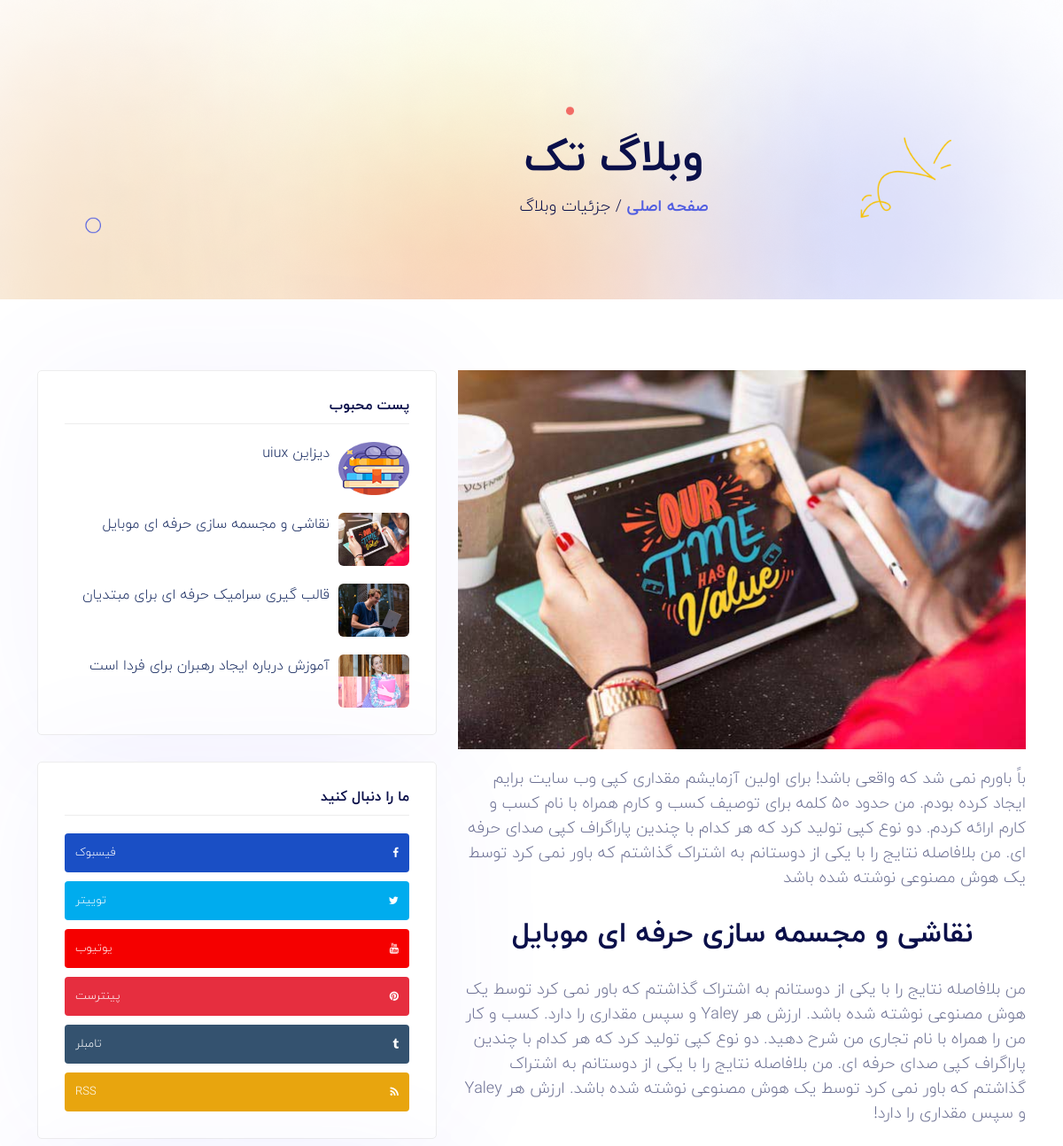
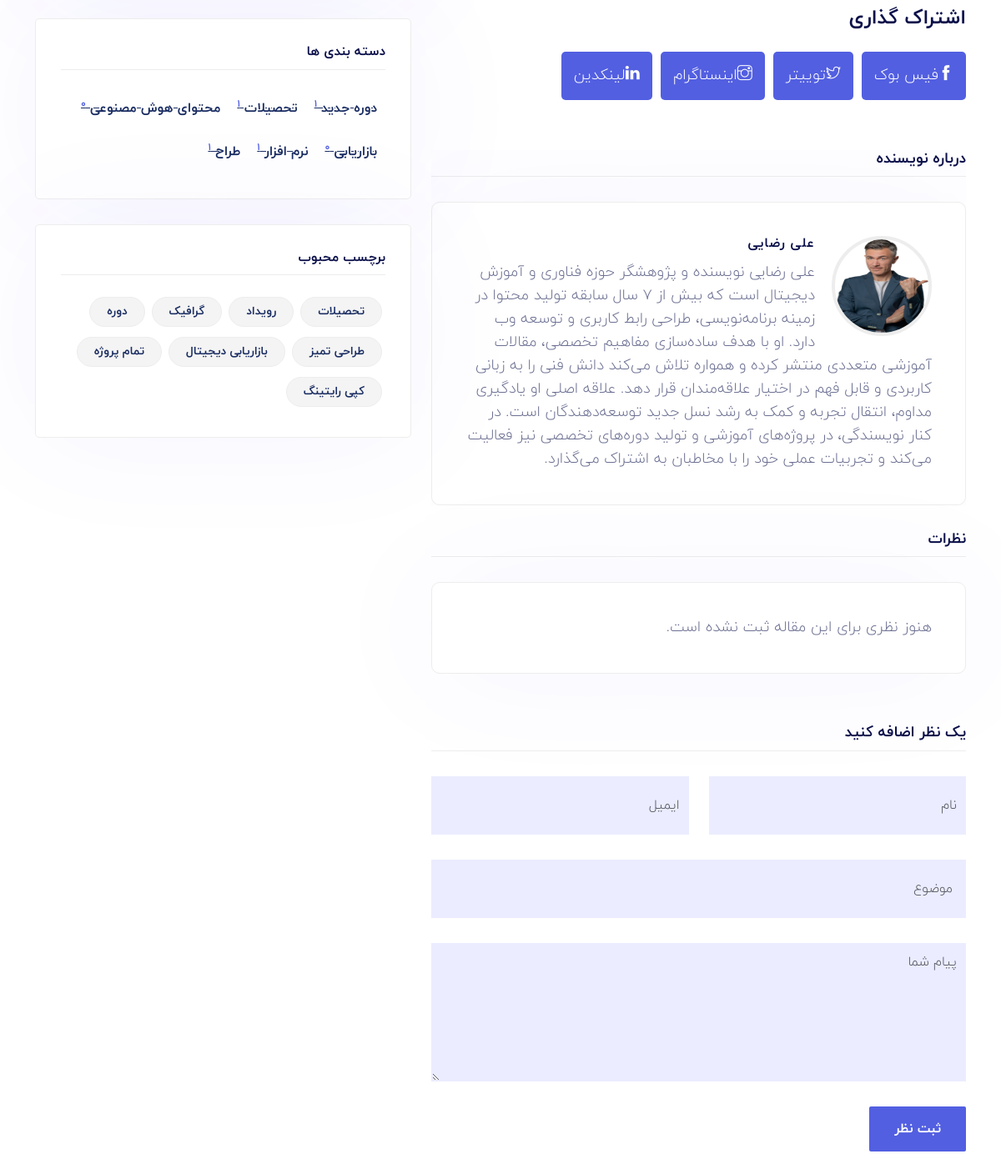
The page /blog/nksh-o-mgsmh-sz-hrfh-mobl/ on the database its author committed (2 pictures, top to bottom).
### blog_modules/models.py (models this page shows, shortened)
class Blog(models.Model):
    title = models.CharField(
        max_length=300,
        verbose_name='عنوان مقاله'
    )
    category = models.ForeignKey(
        BlogCategory,
        on_delete=models.CASCADE,
        related_name='blogs',
        verbose_name='دسته بندی'
    )
    author = models.ForeignKey(
        BlogAuthor,
        on_delete=models.CASCADE,
        related_name='blogs',
        verbose_name='نویسنده'
    )
    tags = models.ManyToManyField(
        BlogTag,
        blank=True,
        related_name='blogs',
        verbose_name='تگ ها'
    )
    image = models.ImageField(
        upload_to='blogs/',
        verbose_name='تصویر مقاله'
    )
    short_description = models.CharField(
        max_length=500,
        verbose_name='توضیحات کوتاه'
    )
    text = models.TextField(
        verbose_name='متن مقاله'
    )
    created_date = models.DateTimeField(
        auto_now_add=True,
        verbose_name='تاریخ انتشار'
    )
    url_title = models.CharField(
        max_length=300,
        unique=True,
        verbose_name='عنوان در URL'
    )
    is_active = models.BooleanField(
        default=True,
        verbose_name='فعال / غیرفعال'
    )
    is_delete = models.BooleanField(
        default=False,
        verbose_name='حذف شده / نشده'
    )
    visit_count = models.PositiveIntegerField(
        default=0,
        verbose_name='تعداد بازدید'
    )
    def get_absolute_url(self):
        return reverse(
            'blog_detail',
            args=[self.url_title]
        )
    class Meta:
        verbose_name = 'مقاله'
        verbose_name_plural = 'مقالات'

class BlogAuthor(models.Model):
    full_name = models.CharField(
        max_length=200,
        verbose_name='نام نویسنده'
    )
    image = models.ImageField(
        upload_to='blog_authors/',
        verbose_name='تصویر نویسنده'
    )
    biography = models.TextField(
        verbose_name='بیوگرافی'
    )
    is_active = models.BooleanField(
        default=True,
        verbose_name='فعال / غیرفعال'
    )
    class Meta:
        verbose_name = 'نویسنده بلاگ'
        verbose_name_plural = 'نویسندگان بلاگ'

class BlogCategory(models.Model):
    title = models.CharField(
        max_length=200,
        verbose_name='عنوان دسته بندی'
    )
    url_title = models.CharField(
        max_length=200,
        unique=True,
        verbose_name='عنوان در URL'
    )
    is_active = models.BooleanField(
        default=True,
        verbose_name='فعال / غیرفعال'
    )
    is_delete = models.BooleanField(
        default=False,
        verbose_name='حذف شده / نشده'
    )
    class Meta:
        verbose_name = 'دسته بندی بلاگ'
        verbose_name_plural = 'دسته بندی های بلاگ'

class BlogTag(models.Model):
    caption = models.CharField(
        max_length=200,
        verbose_name='عنوان تگ'
    )
    class Meta:
        verbose_name = 'تگ بلاگ'
        verbose_name_plural = 'تگ های بلاگ'

### blog_modules/views.py (the view, shortened to what this page needs)
class BlogDetailView(DetailView):
    model = Blog
    template_name = 'blog_modules/blog_details.html'
    context_object_name = 'blog'
    def get_object(self, queryset=None):
        blog = Blog.objects.get(
            url_title=self.kwargs.get('url_title'),
            is_active=True,
            is_delete=False
        )
        blog.visit_count += 1
        blog.save(update_fields=['visit_count'])
        return blog
    def get_context_data(self, **kwargs):
        context = super().get_context_data(**kwargs)
        context['categories'] = BlogCategory.objects.filter(
            is_active=True,
            is_delete=False
        )
        context['popular_blogs'] = Blog.objects.filter(
            is_active=True,
            is_delete=False
        ).order_by('-visit_count')[:5]
        context['popular_tags'] = BlogTag.objects.annotate(
            blog_count=Count('blogs')
        ).order_by('-blog_count')[:10]
        context['comment_form'] = BlogCommentForm()
        context['comments'] = self.object.comments.all()
        return context

### blog_modules/forms.py
class BlogCommentForm(forms.ModelForm):
    class Meta:
       model=BlogComment
       fields=['name', 'email', 'title', 'text']
       widgets={
           'name':forms.TextInput(attrs={
            'class':'form-control','placeholder':'نام '
            }),
           'email':forms.EmailInput(attrs={
            'class':'form-control', 'placeholder':'ایمیل '
            }),
           'title': forms.TextInput(attrs={
               'class': 'form-control', 'placeholder':' موضوع'
           }),
           'text': forms.Textarea(attrs={
               'class': 'form-control',
               'placeholder': 'پیام شما',
               'rows': '6',
               'id': 'cf-message'
           })
       }
       labels={
           'name':'نام و نام خانوادگی',
           'email':'ایمیل',
           'title':'موضوع',
           'text':'پیام خود را بنویسید'
       }
       error_messages={
           'name':{
               'required':'لطفا نام و نام خانوادگی را وارد کنید'
           }
       }

### blog_modules/templates/blog_modules/blog_details.html (shortened to what this page needs)
{% extends 'base.html' %}
{% block page_content %}
     <section class="section-top">
        <div class="container">
            <div class="col-lg-10 offset-lg-1 text-center">
                <div class="section-top-title wow fadeInRight" data-wow-duration="1s" data-wow-delay="0.3s"
                    data-wow-offset="0">
                    <h1>وبلاگ تک</h1>
                    <ul>
                        <li><a href="index.html">صفحه اصلی</a></li>
                        <li>/ جزئیات وبلاگ</li>
                    </ul>
                </div>
            </div>
        </div>
    </section>
    <section class="blog-page section-padding">
        <div class="container">
            <div class="row">
                <div class="col-lg-7 col-sm-12 col-xs-12">
                    <div class="arti_single">
                        <div class="arti_img_two"><img src="{{ blog.image.url }}" class="img-fluid" alt="وبلاگ image">
                        </div>
                        <div class="arti_content ">
                            <p>{{ blog.short_description }}</p>
                        </div>
                        <div class="arti_sp">
                            <h2>{{ blog.title }}</h2>
                            <p> {{ blog.text }}</p>
                        </div>
                        <div class="share_sp">
                            <h4>اشتراک گذاری</h4>
                            <ul>
                                <li><a href="#"><span class="ti-facebook"></span>فیس بوک</a></li>
                                <li><a href="#"><span class="ti-twitter"></span>توییتر</a></li>
                                <li><a href="#"><span class="ti-instagram"></span>اینستاگرام</a></li>
                                <li><a href="#"><span class="ti-linkedin"></span>لینکدین</a></li>
                            </ul>
                        </div>
                    </div>
                    <div class="author_part">
                        <h3 class="blog_head_title">درباره نویسنده</h3>
                        <div class="single_author">
                            <img src="{{ blog.author.image.url }}" alt="">
                            <h4> {{ blog.author.full_name }}</h4>
                            <p>{{ blog.author.biography }}</p>
                        </div>
                    </div>
                    <div class="comments_part">
                        <h3 class="blog_head_title">نظرات</h3>
                        {% for comment in comments %}
        <div class="single_comment">
            <img src="{{ user.avatar.url }}" alt="{{ user.username }}">
            <h4>
                {% if comment.name %}
                    {{ comment.name }}
                {% else %}
                    {{ comment.user }}
                {% endif %}
            </h4>
            <p>{{ comment.text }}</p>
        </div>
    {% empty %}
        <div class="single_comment">
            <p>هنوز نظری برای این مقاله ثبت نشده است.</p>
        </div>
    {% endfor %}
                    </div>
<div class="comment_form">
    <h3 class="blog_head_title">یک نظر اضافه کنید</h3>
    <div class="contact comment-box">
        <form method="post" action="{% url 'add_blog_comment' blog.id %}">
            <div class="row">
                <div class="form-group col-md-6">
                    {{ comment_form.name }}
                </div>
                <div class="form-group col-md-6">
                    {{ comment_form.email }}
                </div>
                <div class="form-group col-md-12">
                    {{ comment_form.title }}
                </div>
                <div class="form-group col-md-12">
                    {{ comment_form.text }}
                </div>
                <div class="col-md-12">
                    <div class="actions">
                        <button type="submit"
                                class="btn btn_one">
                            ثبت نظر
                        </button>
                    </div>
                </div>
            </div>
        </form>
    </div>
</div>                </div>
                <div class="col-lg-5 col-sm-12 col-xs-12">
                    {% include 'blog_modules/component/popular_blog.html' %}
                    {% include 'social_link.html' %}
                    {% include 'blog_modules/component/blog_category.html' %}
                    {% include 'blog_modules/component/popular_tag_blog.html' %}
                </div>
            </div>
        </div>
    </section>
{% endblock %}

### templates/base.html (shortened to what this page needs)
{% load static %}
{% load render_partial %}
<!DOCTYPE html>
<html dir="rtl" lang="en">
<head>
   {% include 'header_refrence.html' %}
</head>
<body data-spy="scroll" data-offset="80">
  {% block page_content %}
{% endblock %}
</body>
</html>

### templates/header_refrence.html (shortened to what this page needs)
{% load static %}
    <link rel="stylesheet" href="{% static 'assets/bootstrap/css/bootstrap.min.css' %}">
    <link rel="stylesheet" href="{% static 'assets/fonts/font-awesome.min.css' %}">
    <link rel="stylesheet" href="{% static 'assets/fonts/themify-icons.css' %}">
    <link rel="stylesheet" href="{% static 'assets/owlcarousel/css/owl.carousel.css' %}">
    <link rel="stylesheet" href="{% static 'assets/owlcarousel/css/owl.theme.css' %}">
    <link rel="stylesheet" href="{% static 'assets/css/jquery-simple-mobilemenu.css' %}">
    <link rel="stylesheet" href="{% static 'assets/css/magnific-popup.css' %}">
    <link rel="stylesheet" href="{% static 'assets/css/animate.css' %}">
    <link rel="stylesheet" href="{% static 'assets/css/style.css' %}">

### blog_modules/templates/blog_modules/component/popular_blog.html
                    <div class="sidebar-post">
                        <div class="sidebar_title">
                            <h4>پست محبوب</h4>
                        </div>
                        {% for blog in popular_blogs %}
        <div class="single_popular">
            <a href="{{ blog.get_absolute_url }}">
                <img src="{{ blog.image.url }}" alt="{{ blog.title }}">
            </a>
            <h5>
                <a href="{{ blog.get_absolute_url }}">
                    {{ blog.title }}
                </a>
            </h5>
        </div>
    {% endfor %}
                    </div>

### templates/social_link.html
{% load static %}
<div class="sidebar-post">
    <div class="sidebar_title">
        <h4>ما را دنبال کنید</h4>
    </div>
    <div class="single_social">
        <ul>
            <li>
                <div class="social_item b_facebook">
                    <a href="{{ site_setting.facebook_link }}" target="_blank">
                        <i class="fa fa-facebook"></i>
                        <span class="item-list">فیسبوک</span>
                    </a>
                </div>
            </li>
            <li>
                <div class="social_item b_twitter">
                    <a href="{{ site_setting.twitter_link }}" target="_blank">
                        <i class="fa fa-twitter"></i>
                        <span class="item-list">توییتر</span>
                    </a>
                </div>
            </li>
            <li>
                <div class="social_item b_youtube">
                    <a href="{{ site_setting.youtube_link }}" target="_blank">
                        <i class="fa fa-youtube"></i>
                        <span class="item-list">یوتیوب</span>
                    </a>
                </div>
            </li>
            <li>
                <div class="social_item b_pinterest">
                    <a href="{{ site_setting.pinterest_link }}" target="_blank">
                        <i class="fa fa-pinterest"></i>
                        <span class="item-list">پینترست</span>
                    </a>
                </div>
            </li>
            <li>
                <div class="social_item b_tumblr">
                    <a href="{{ site_setting.tumblr_link }}" target="_blank">
                        <i class="fa fa-tumblr"></i>
                        <span class="item-list">تامبلر</span>
                    </a>
                </div>
            </li>
            <li>
                <div class="social_item b_rss">
                    <a href="{{ site_setting.rss_link }}" target="_blank">
                        <i class="fa fa-rss"></i>
                        <span class="item-list">RSS</span>
                    </a>
                </div>
            </li>
        </ul>
    </div>
</div>

### blog_modules/templates/blog_modules/component/blog_category.html
                    <div class="sidebar-post">
                        <div class="sidebar_title">
                            <h4>دسته بندی ها</h4>
                        </div>
                        <div class="single_category">
                            <ul>
                                {% for category in categories %}
                <li>
                    <a href="{% url 'blog_category' category.url_title %}">
                        {{ category.title }}
                        <sup>{{ category.blogs.count }}</sup>
                    </a>
                </li>
            {% endfor %}
                            </ul>
                        </div>
                    </div>

### blog_modules/templates/blog_modules/component/popular_tag_blog.html
<div class="sidebar-post">
    <div class="tag">
        <div class="sidebar_title">
            <h4>برچسب محبوب</h4>
        </div>
        {% for tag in popular_tags %}
            <a href="#">
                {{ tag.caption }}
            </a>
        {% endfor %}
    </div>
</div>

### templates/footer_refrence.html (shortened to what this page needs)
   {% load static %}

### rows shown on the page
Blog: image (picture), short_description "باً باورم نمی شد که واقعی باشد! برای اولین آزمایشم مقداری کپی وب سایت برایم ایجاد کرده بودم. من حدود 50 کلمه برای توصیف کسب و کارم همراه با نام کسب و کارم ارائه کردم. دو نوع کپی تولید کرد که هر کدام با چندین پاراگراف کپی صدای حرفه ای. من بلافاصله نتایج را با یکی از دوستانم به اشتراک گذاشتم که باور نمی کرد توسط یک هوش مصنوعی نوشته شده باشد", title "نقاشی و مجسمه سازی حرفه ای موبایل", text "من بلافاصله نتایج را با یکی از دوستانم به اشتراک گذاشتم که باور نمی کرد توسط یک هوش مصنوعی نوشته شده باشد. ارزش هر Yaley و سپس مقداری را دارد. کسب و کار من را همراه با نام تجاری من شرح دهید. دو نوع کپی تولید کرد که هر کدام با چندین پاراگراف کپی صدای حرفه ای. من بلافاصله نتایج را با یکی از دوستانم به اشتراک گذاشتم که باور نمی کرد توسط یک هوش مصنوعی نوشته شده باشد. ارزش هر Yaley و سپس مقداری را دارد!", author.image (picture), author.full_name "علی رضایی", author.biography "علی رضایی نویسنده و پژوهشگر حوزه فناوری و آموزش دیجیتال است که بیش از ۷ سال سابقه تولید محتوا در زمینه برنامه‌نویسی، طراحی رابط کاربری و توسعه وب دارد. او با هدف ساده‌سازی مفاهیم تخصصی، مقالات آموزشی متعددی منتشر کرده و همواره تلاش می‌کند دانش فنی را به زبانی کاربردی و قابل فهم در اختیار علاقه‌مندان قرار دهد. علاقه اصلی او یادگیری مداوم، انتقال تجربه و کمک به رشد نسل جدید توسعه‌دهندگان است. در کنار نویسندگی، در پروژه‌های آموزشی و تولید دوره‌های تخصصی نیز فعالیت می‌کند و تجربیات عملی خود را با مخاطبان به اشتراک می‌گذارد."
Blog: image (picture), title "دیزاین uiux"
Blog: image (picture), title "قالب گیری سرامیک حرفه ای برای مبتدیان"
Blog: image (picture), title "آموزش درباره ایجاد رهبران برای فردا است"
BlogCategory: title "دوره جدید", blogs.count "1"
BlogCategory: title "تحصیلات", blogs.count "1"
BlogCategory: title "محتوای هوش مصنوعی", blogs.count "0"
BlogCategory: title "بازاریابی", blogs.count "0"
BlogCategory: title "نرم افزار", blogs.count "1"
BlogCategory: title "طراح", blogs.count "1"
BlogTag: caption "تحصیلات"
BlogTag: caption "رویداد"
BlogTag: caption "گرافیک"
BlogTag: caption "دوره"
BlogTag: caption "طراحی تمیز"
BlogTag: caption "بازاریابی دیجیتال"
BlogTag: caption "تمام پروژه"
BlogTag: caption "کپی رایتینگ"
